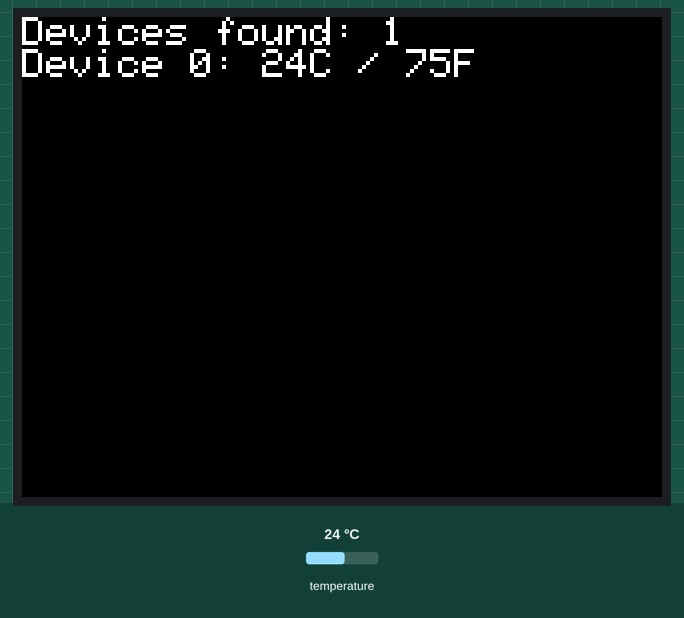
Bench run of a sketch on a simulated ESP32. On the bench: 320×240 colour display. The test bench sets the inputs (shaded band); at power-on: temperature 24 °C.

Above: at 1.3 s.
1.4 s: temperature set to 12 °C
At 4.1 s:
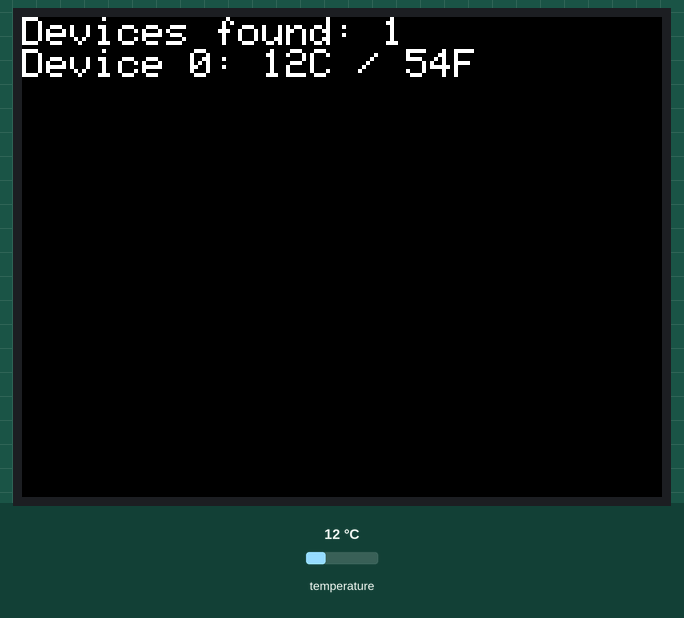
5.2 s: temperature set to 19 °C
At 7.1 s:
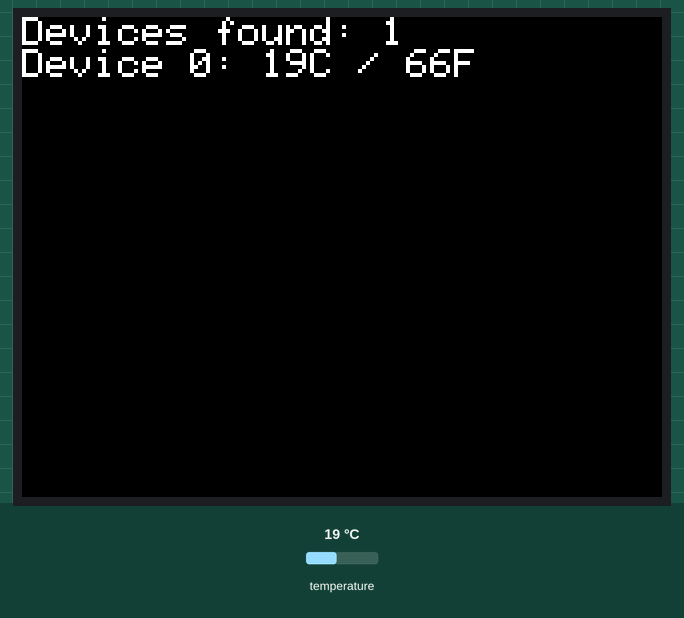
9.0 s: temperature set to 28 °C
At 10.2 s:
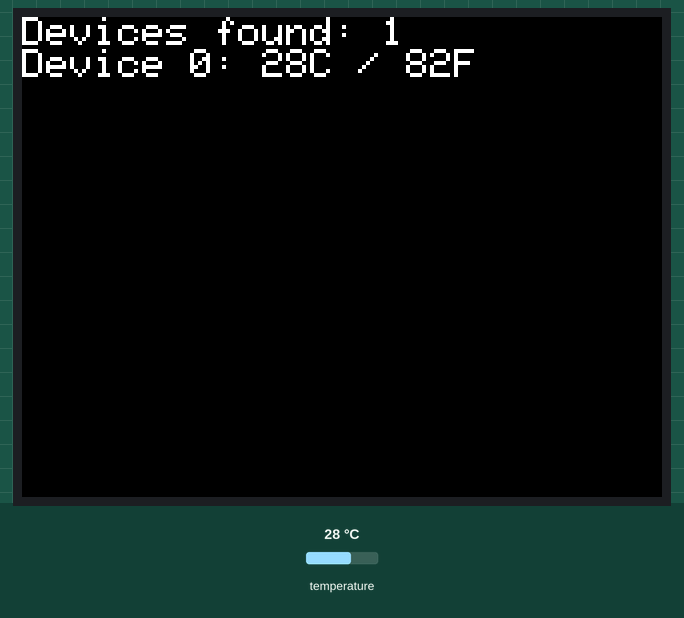
Timing chart, 0 to 12.0 s (numbered marks = the images above; inputs shaded):
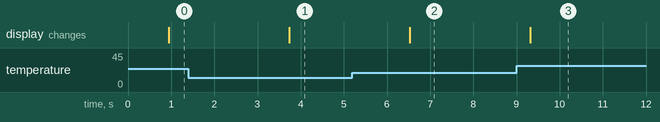

The sketch:

M5Stack_DS18B20_sample.ino
```cpp
#include <M5Stack.h>
#include <OneWire.h>
#include <DallasTemperature.h>

#define ONE_WIRE_BUS 2 // DS18B20 on arduino pin2 corresponds to D4 on physical board

OneWire oneWire(ONE_WIRE_BUS);
DallasTemperature DS18B20(&oneWire);

void setup() {
  M5.begin();
  M5.Lcd.setTextColor(TFT_WHITE, TFT_BLACK);
  M5.Lcd.setTextSize(2);
}

void loop() {
  float celsius;
  float fahrenheit;

  DS18B20.begin();
  int count = DS18B20.getDS18Count();

  //M5.Lcd.clear();
  M5.Lcd.setCursor(0, 0);
  M5.Lcd.print("Devices found: ");
  M5.Lcd.println(count);

  if (count > 0) {

    DS18B20.requestTemperatures();

    for (int i = 0; i < count; i++) {
      celsius = DS18B20.getTempCByIndex(i);
      fahrenheit = celsius * 1.8 + 32.0;

      celsius = round(celsius);
      fahrenheit = round(fahrenheit);

      M5.Lcd.print("Device ");
      M5.Lcd.print(i);
      M5.Lcd.print(": ");
      M5.Lcd.print(celsius, 0);
      M5.Lcd.print( "C / ");
      M5.Lcd.print(fahrenheit, 0);
      M5.Lcd.println("F");
    }
  }
  delay(2000);
}
```

Measured:
- after the input at 1.4 s, the display: changes after 2.3 s (image 1)
- after the input at 5.2 s, the display: changes after 1.3 s (image 2)
- after the input at 9.0 s, the display: changes after 0.32 s (image 3)
